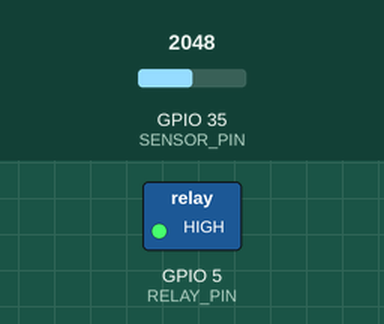
The sketch below on a simulated ESP32. On the bench: switched loads named in the sketch (green lamp = pin HIGH). The inputs (shaded band) are chosen by the test bench; at power-on: GPIO 35 (SENSOR_PIN) = 2048. WiFi joins after 1.5 s; servers stay silent unless stated; the local clock reads 2024-03-15 10:24:30 at power-on unless the sketch sets it; no MQTT or app messages arrive unless stated; what the sketch prints to the serial monitor is not drawn.

Above: at 2.7 s.
2.8 s: GPIO 35 (SENSOR_PIN) set to 2159
At 3.1 s:
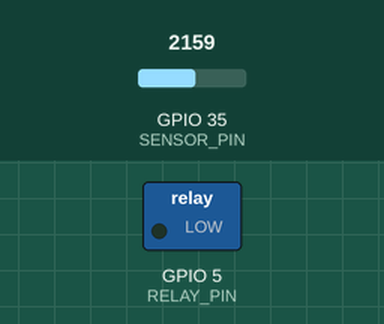
4.3 s: GPIO 35 (SENSOR_PIN) set to 3474
7.3 s: GPIO 35 (SENSOR_PIN) set to 3566
Timing chart, 0 to 10.3 s (numbered marks = the images above; inputs shaded):
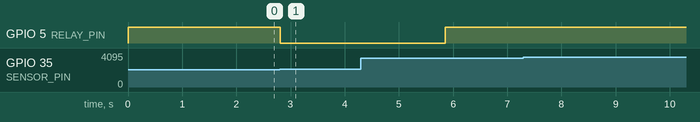

Measured:
- the behaviour switches between 2114 and 2115 on GPIO 35 (SENSOR_PIN) (found by bisection; images 0 and 1)
- after the input at 2.8 s, GPIO 5 (RELAY_PIN): HIGH → LOW at once
- after the input at 7.3 s, every drawn part: stays the same

The sketch:

smart_irrigation.ino
```cpp
// (licence header left out)
#include <WiFi.h>
#include <WebServer.h>
#include <PubSubClient.h>
#include <ArduinoOTA.h>
#include <time.h>

// WiFi and OTA credentials live in secrets.h (not uploaded, see secrets.example.h)
#include "secrets.h"

const char* PLANT_NAME = "Feri";

// ==================================================
// Pins
// ==================================================

const int SENSOR_PIN = 35;           // analog output of the moisture sensor (ADC1)
const int RELAY_PIN  = 5;            // relay control signal
const int PUMP_ON    = LOW;          // relay module is active LOW
const int PUMP_OFF   = HIGH;

// ==================================================
// Sensor calibration
// ==================================================

const int RAW_DRY = 2680;            // raw value in air
const int RAW_WET = 1300;            // raw value in water
const int RAW_MIN_VALID = 500;       // outside this range: broken wire or short circuit
const int RAW_MAX_VALID = 3500;

// ==================================================
// Control parameters
// ==================================================

const int START_MOISTURE = 40;                  // % -> start watering
const int STOP_MOISTURE  = 60;                  // % -> back to IDLE (hysteresis)
const unsigned long PUMP_TIME_MS = 3000;        // pump run time per cycle
const unsigned long SOAK_TIME_MS = 60000;       // wait until the water has spread
const int MAX_CYCLES_PER_HOUR = 5;              // protection against flooding / dry running
const unsigned long CONTROL_PERIOD_MS = 100;    // control loop period

// ==================================================
// Time (NTP)
// ==================================================

const char* NTP_SERVER = "pool.ntp.org";
const char* TIMEZONE   = "CET-1CEST,M3.5.0,M10.5.0/3";   // Germany incl. daylight saving time

// ==================================================
// MQTT
// ==================================================

const char* MQTT_SERVER = "test.mosquitto.org";   // public test broker
const int   MQTT_PORT   = 1883;
const char* TOPIC_MOISTURE = "irrigation/esp32/moisture";
const char* TOPIC_STATE    = "irrigation/esp32/state";
const unsigned long MQTT_PUBLISH_MS = 5000;
const unsigned long MQTT_RETRY_MS   = 5000;

WiFiClient wifiClient;
PubSubClient mqtt(wifiClient);
WebServer server(80);

// ==================================================
// State machine
// ==================================================

enum State { IDLE, WATERING, SOAKING, FAULT };
State state = IDLE;

unsigned long stateSince = 0;         // when the current state started
unsigned long hourWindowStart = 0;    // start of the current one-hour window
int cyclesThisHour = 0;
String faultText = "";

int rawValue = 0;
int moisture = 0;

unsigned long lastControl = 0;
unsigned long lastMqttPublish = 0;
unsigned long lastMqttAttempt = 0;
bool otaStarted = false;

// ==================================================
// Watering history
// ==================================================

struct WateringEvent {
  char time[20];      // "dd.mm.yyyy hh:mm"
  int before;         // moisture before watering (%)
  int after;          // moisture after the soak time (%), -1 = still open
};

const int HISTORY_SIZE = 10;
WateringEvent history[HISTORY_SIZE];
int historyCount = 0;


// ==================================================
// Helper functions
// ==================================================

const char* stateName() {
  switch (state) {
    case IDLE:     return "IDLE";
    case WATERING: return "WATERING";
    case SOAKING:  return "SOAKING";
    case FAULT:    return "FAULT";
  }
  return "UNKNOWN";
}

const char* moistureLabel(int m) {
  if (m <= 20) return "Very dry";
  if (m <= 40) return "Dry";
  if (m <= 70) return "Moist";
  if (m <= 90) return "Very moist";
  return "Wet";
}

void changeState(State next) {
  state = next;
  stateSince = millis();
  Serial.print("State -> ");
  Serial.println(stateName());
}

// Average of 16 readings so single outliers do not trigger the pump
int readRaw() {
  long sum = 0;
  for (int i = 0; i < 16; i++) {
    sum += analogRead(SENSOR_PIN);
  }
  return sum / 16;
}

int toPercent(int raw) {
  int p = map(raw, RAW_DRY, RAW_WET, 0, 100);
  return constrain(p, 0, 100);
}

void currentTime(char* buffer, size_t length) {
  struct tm t;
  if (getLocalTime(&t, 10)) {
    strftime(buffer, length, "%d.%m.%Y %H:%M", &t);
  } else {
    snprintf(buffer, length, "time unavailable");
  }
}

void addHistoryEntry(int before) {
  // Drop the oldest entry when the list is full
  if (historyCount == HISTORY_SIZE) {
    for (int i = 0; i < HISTORY_SIZE - 1; i++) {
      history[i] = history[i + 1];
    }
    historyCount--;
  }
  WateringEvent& e = history[historyCount++];
  currentTime(e.time, sizeof(e.time));
  e.before = before;
  e.after = -1;
}

void completeLastHistoryEntry(int after) {
  if (historyCount > 0 && history[historyCount - 1].after < 0) {
    history[historyCount - 1].after = after;
  }
}

void enterFault(const String& reason) {
  digitalWrite(RELAY_PIN, PUMP_OFF);
  faultText = reason;
  Serial.println("FAULT: " + reason);
  changeState(FAULT);
}

void startPump() {
  // Reset the one-hour window when it has expired
  if (millis() - hourWindowStart >= 3600000UL) {
    hourWindowStart = millis();
    cyclesThisHour = 0;
  }

  if (cyclesThisHour >= MAX_CYCLES_PER_HOUR) {
    enterFault("Too many watering cycles per hour (tank empty or sensor not in soil?)");
    return;
  }

  cyclesThisHour++;
  addHistoryEntry(moisture);
  digitalWrite(RELAY_PIN, PUMP_ON);
  changeState(WATERING);
}


// ==================================================
// Control logic
// ==================================================

void updateControl() {
  rawValue = readRaw();
  moisture = toPercent(rawValue);

  // Safety first: implausible sensor value -> pump off
  if (state != FAULT && (rawValue < RAW_MIN_VALID || rawValue > RAW_MAX_VALID)) {
    enterFault("Implausible sensor value (" + String(rawValue) + ")");
    return;
  }

  switch (state) {

    case IDLE:
      if (moisture <= START_MOISTURE) {
        startPump();
      }
      break;

    case WATERING:
      if (millis() - stateSince >= PUMP_TIME_MS) {
        digitalWrite(RELAY_PIN, PUMP_OFF);
        changeState(SOAKING);
      }
      break;

    case SOAKING:
      // Evaluate only after the water has had time to spread
      if (millis() - stateSince >= SOAK_TIME_MS) {
        completeLastHistoryEntry(moisture);
        if (moisture >= STOP_MOISTURE) {
          changeState(IDLE);
        } else {
          startPump();          // still too dry -> next watering pulse
        }
      }
      break;

    case FAULT:
      // Pump stays off until the fault is acknowledged on the web dashboard
      digitalWrite(RELAY_PIN, PUMP_OFF);
      break;
  }
}


// ==================================================
// MQTT (non-blocking)
// ==================================================

void maintainMqtt() {
  if (mqtt.connected()) {
    mqtt.loop();
    return;
  }

  // Retry only every few seconds so the control loop is never blocked
  if (WiFi.status() != WL_CONNECTED || millis() - lastMqttAttempt < MQTT_RETRY_MS) {
    return;
  }
  lastMqttAttempt = millis();

  String clientId = "ESP32-Irrigation-" + String((uint32_t)ESP.getEfuseMac(), HEX);
  if (mqtt.connect(clientId.c_str())) {
    Serial.println("MQTT connected");
  } else {
    Serial.print("MQTT error, state: ");
    Serial.println(mqtt.state());
  }
}

void publishMqtt() {
  if (!mqtt.connected()) return;
  mqtt.publish(TOPIC_MOISTURE, String(moisture).c_str());
  mqtt.publish(TOPIC_STATE, stateName());
}


// ==================================================
// OTA updates
// ==================================================

void maintainOta() {
  if (!otaStarted && WiFi.status() == WL_CONNECTED) {
    ArduinoOTA.setHostname("smart-irrigation");
    ArduinoOTA.setPassword(OTA_PASSWORD);
    ArduinoOTA.onStart([]() { digitalWrite(RELAY_PIN, PUMP_OFF); });   // pump off during update
    ArduinoOTA.begin();
    otaStarted = true;
    Serial.println("OTA ready");
  }
  if (otaStarted) {
    ArduinoOTA.handle();
  }
}


// ==================================================
// Web dashboard
// ==================================================

const char DASHBOARD[] PROGMEM = R"rawliteral(
<!DOCTYPE html>
<html lang="en">
<head>
<meta charset="UTF-8">
<meta name="viewport" content="width=device-width, initial-scale=1">
<title>Smart Irrigation</title>
<style>
  :root { --bg:#f4f4f4; --card:#fff; --text:#222; --muted:#777; --line:#ddd; --blue:#2e86de; --red:#c0392b; }
  @media (prefers-color-scheme: dark) {
    :root { --bg:#111; --card:#1c1c1c; --text:#eee; --muted:#999; --line:#333; }
  }
  body { font-family: system-ui, Arial, sans-serif; background: var(--bg); color: var(--text); margin: 0; padding: 16px; }
  .wrap { max-width: 520px; margin: 0 auto; }
  h1 { font-size: 22px; margin: 4px 0 16px; }
  .card { background: var(--card); border: 1px solid var(--line); border-radius: 10px; padding: 16px; margin-bottom: 12px; }
  .label { font-size: 13px; color: var(--muted); }
  .big { font-size: 38px; font-weight: 600; }
  .bar { height: 12px; background: var(--line); border-radius: 6px; overflow: hidden; margin: 8px 0 6px; }
  .fill { height: 100%; width: 0; background: var(--blue); transition: width .5s; }
  .state { font-size: 22px; font-weight: 600; }
  .FAULT { color: var(--red); }
  .WATERING { color: var(--blue); }
  #fault { color: var(--red); margin-top: 6px; }
  button { margin-top: 10px; padding: 8px 14px; font-size: 15px; border-radius: 6px; border: 1px solid var(--line); background: var(--card); color: var(--text); cursor: pointer; }
  ul { list-style: none; padding: 0; margin: 6px 0 0; }
  li { padding: 6px 0; border-bottom: 1px solid var(--line); font-size: 14px; }
  li:last-child { border-bottom: none; }
  .small { font-size: 13px; color: var(--muted); }
</style>
</head>
<body>
<div class="wrap">
  <h1>Smart Irrigation · <span id="plant"></span></h1>

  <div class="card">
    <div class="label">Soil moisture</div>
    <div class="big"><span id="moisture">--</span> %</div>
    <div class="bar"><div class="fill" id="fill"></div></div>
    <div class="small"><span id="status">--</span> · raw value <span id="raw">--</span></div>
  </div>

  <div class="card">
    <div class="label">System state</div>
    <div class="state" id="state">--</div>
    <div id="fault"></div>
    <button id="reset" style="display:none" onclick="fetch('/reset').then(update)">Acknowledge fault</button>
    <div class="small" style="margin-top:8px">Watering cycles this hour: <span id="cycles">--</span></div>
  </div>

  <div class="card">
    <div class="label">Watering history</div>
    <ul id="history"><li>No watering recorded yet.</li></ul>
  </div>
</div>
<script>
  function update() {
    fetch('/sensor').then(r => r.json()).then(d => {
      document.getElementById('plant').textContent = d.plant;
      document.getElementById('moisture').textContent = d.moisture;
      document.getElementById('fill').style.width = d.moisture + '%';
      document.getElementById('status').textContent = d.status;
      document.getElementById('raw').textContent = d.raw;
      const s = document.getElementById('state');
      s.textContent = d.state;
      s.className = 'state ' + d.state;
      document.getElementById('fault').textContent = d.fault;
      document.getElementById('reset').style.display = d.state === 'FAULT' ? 'inline-block' : 'none';
      document.getElementById('cycles').textContent = d.cycles;

      const list = document.getElementById('history');
      list.innerHTML = '';
      if (d.history.length === 0) {
        list.innerHTML = '<li>No watering recorded yet.</li>';
      }
      d.history.slice().reverse().forEach(e => {
        const li = document.createElement('li');
        const after = e.after < 0 ? 'soaking…' : e.after + ' %';
        li.textContent = e.time + ' · ' + e.before + ' % → ' + after;
        list.appendChild(li);
      });
    }).catch(() => {});
  }
  setInterval(update, 1000);
  update();
</script>
</body>
</html>
)rawliteral";

void handleRoot() {
  server.send(200, "text/html; charset=utf-8", DASHBOARD);
}

void handleSensor() {
  String json = "{";
  json += "\"plant\":\"" + String(PLANT_NAME) + "\",";
  json += "\"moisture\":" + String(moisture) + ",";
  json += "\"raw\":" + String(rawValue) + ",";
  json += "\"status\":\"" + String(moistureLabel(moisture)) + "\",";
  json += "\"state\":\"" + String(stateName()) + "\",";
  json += "\"fault\":\"" + faultText + "\",";
  json += "\"cycles\":" + String(cyclesThisHour) + ",";
  json += "\"history\":[";
  for (int i = 0; i < historyCount; i++) {
    if (i > 0) json += ",";
    json += "{\"time\":\"" + String(history[i].time) + "\"";
    json += ",\"before\":" + String(history[i].before);
    json += ",\"after\":" + String(history[i].after) + "}";
  }
  json += "]}";
  server.send(200, "application/json", json);
}

void handleReset() {
  if (state == FAULT) {
    faultText = "";
    cyclesThisHour = 0;
    hourWindowStart = millis();
    changeState(IDLE);
  }
  server.send(200, "text/plain", "OK");
}


// ==================================================
// Setup and loop
// ==================================================

void setup() {
  Serial.begin(115200);

  // Set the relay to OFF before enabling the output so the pump never starts on boot
  digitalWrite(RELAY_PIN, PUMP_OFF);
  pinMode(RELAY_PIN, OUTPUT);

  // Wait at most 20 s for WiFi; irrigation must also work without a network
  WiFi.setAutoReconnect(true);
  WiFi.begin(WIFI_SSID, WIFI_PASSWORD);
  Serial.print("Connecting to WiFi");
  unsigned long wifiStart = millis();
  while (WiFi.status() != WL_CONNECTED && millis() - wifiStart < 20000) {
    delay(500);
    Serial.print(".");
  }
  if (WiFi.status() == WL_CONNECTED) {
    Serial.println("\nIP address: " + WiFi.localIP().toString());
  } else {
    Serial.println("\nNo WiFi - control keeps running, reconnecting in the background");
  }

  configTzTime(TIMEZONE, NTP_SERVER);

  server.on("/", handleRoot);
  server.on("/sensor", handleSensor);
  server.on("/reset", handleReset);
  server.begin();

  mqtt.setServer(MQTT_SERVER, MQTT_PORT);

  hourWindowStart = millis();
  changeState(IDLE);
}

void loop() {
  // Control runs every 100 ms, independent of WiFi, MQTT and web requests
  if (millis() - lastControl >= CONTROL_PERIOD_MS) {
    lastControl = millis();
    updateControl();
  }

  server.handleClient();
  maintainMqtt();
  maintainOta();

  if (millis() - lastMqttPublish >= MQTT_PUBLISH_MS) {
    lastMqttPublish = millis();
    publishMqtt();
  }
}
```

secrets.example.h
```cpp
// Template: copy this file, rename it to "secrets.h" and enter your own credentials.
// secrets.h is listed in .gitignore and will not be uploaded to GitHub.
#pragma once

#define WIFI_SSID     "YOUR_WIFI"
#define WIFI_PASSWORD "YOUR_PASSWORD"
#define OTA_PASSWORD  "CHOOSE_AN_OTA_PASSWORD"   // protects over-the-air updates
```
